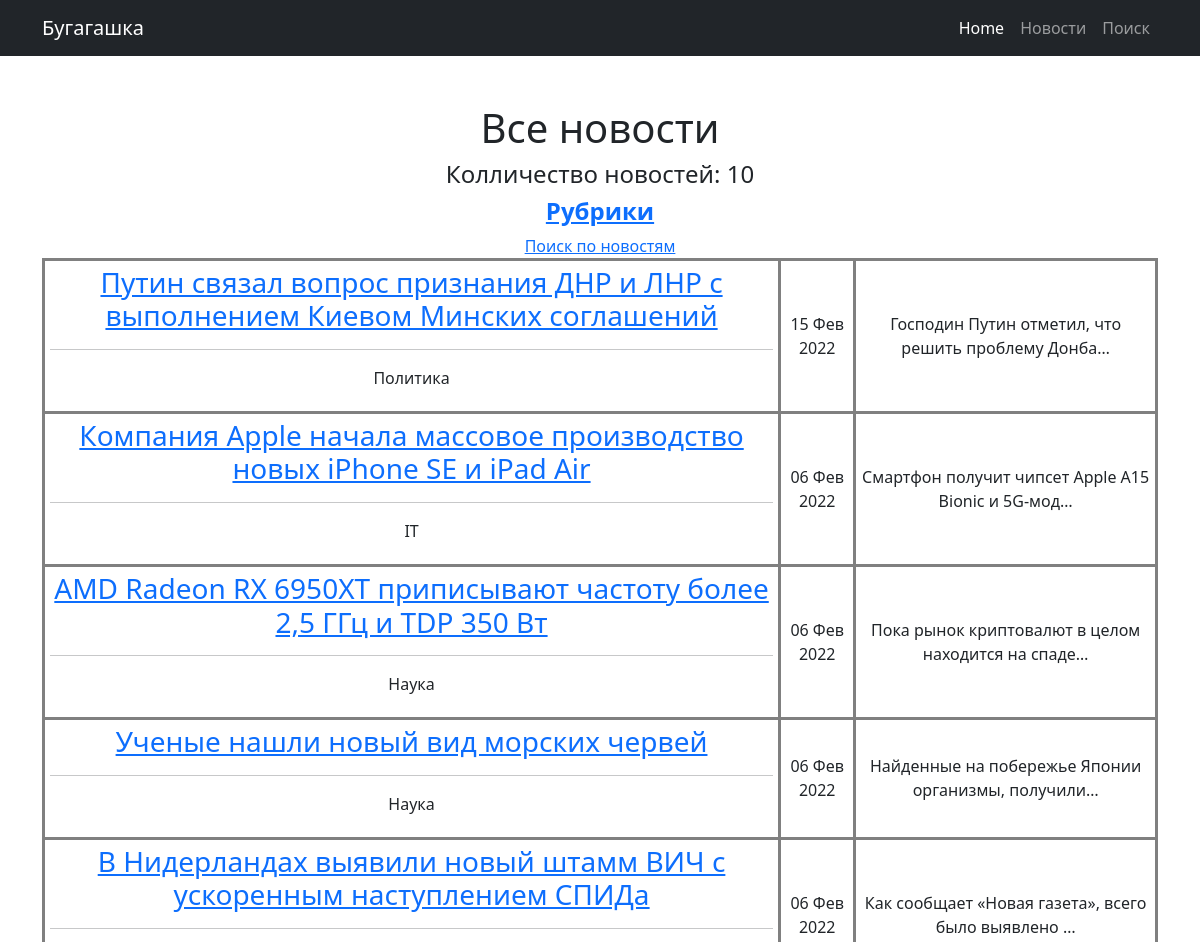
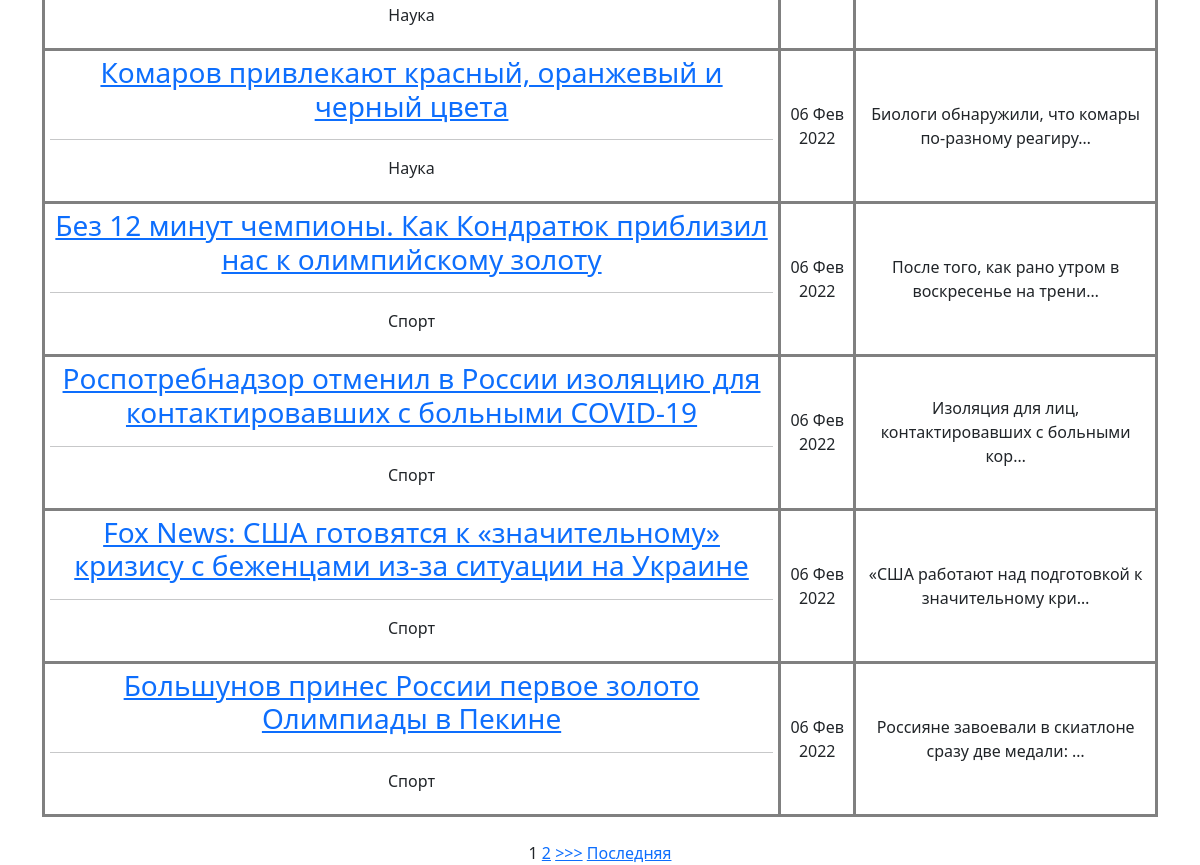
The page /news/ on the database as committed earlier (2 pictures, top to bottom).
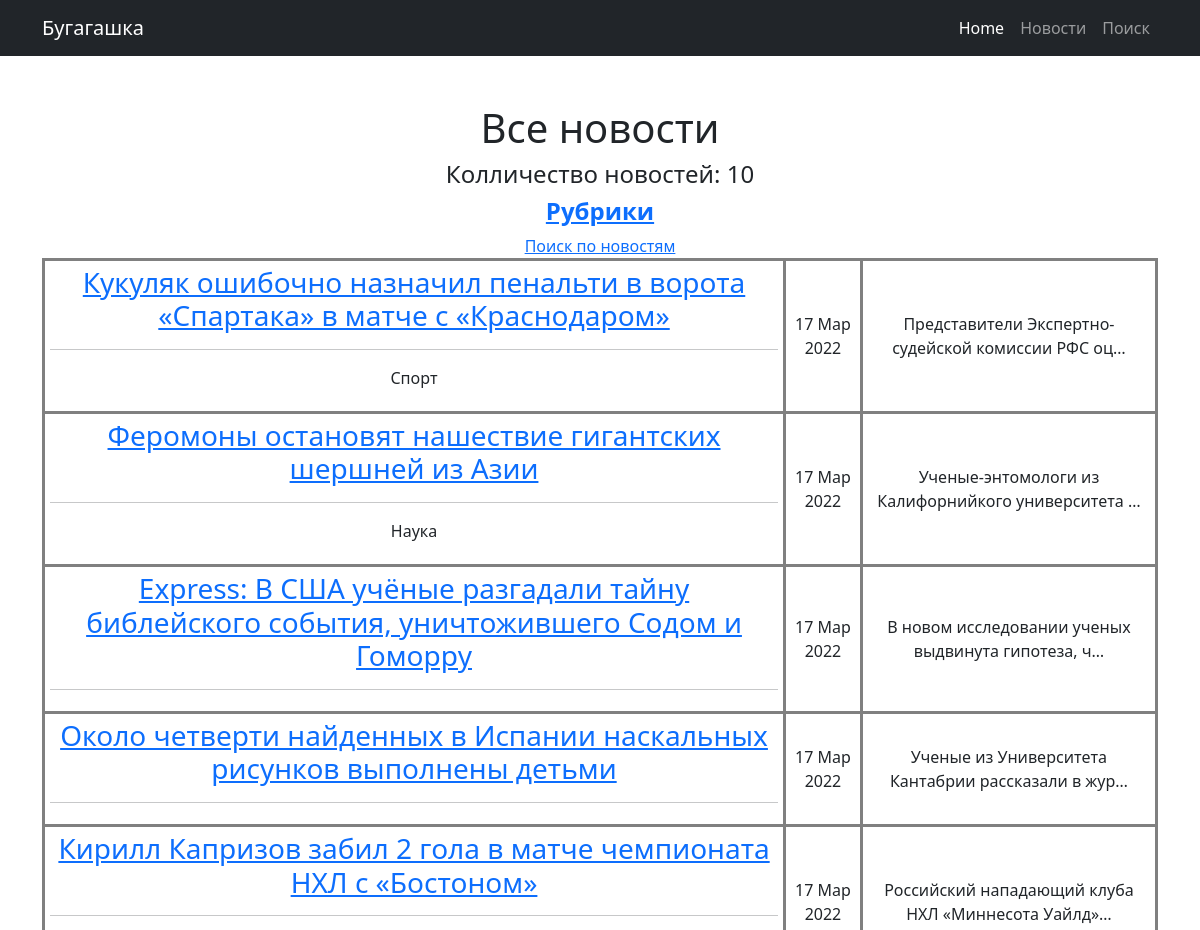
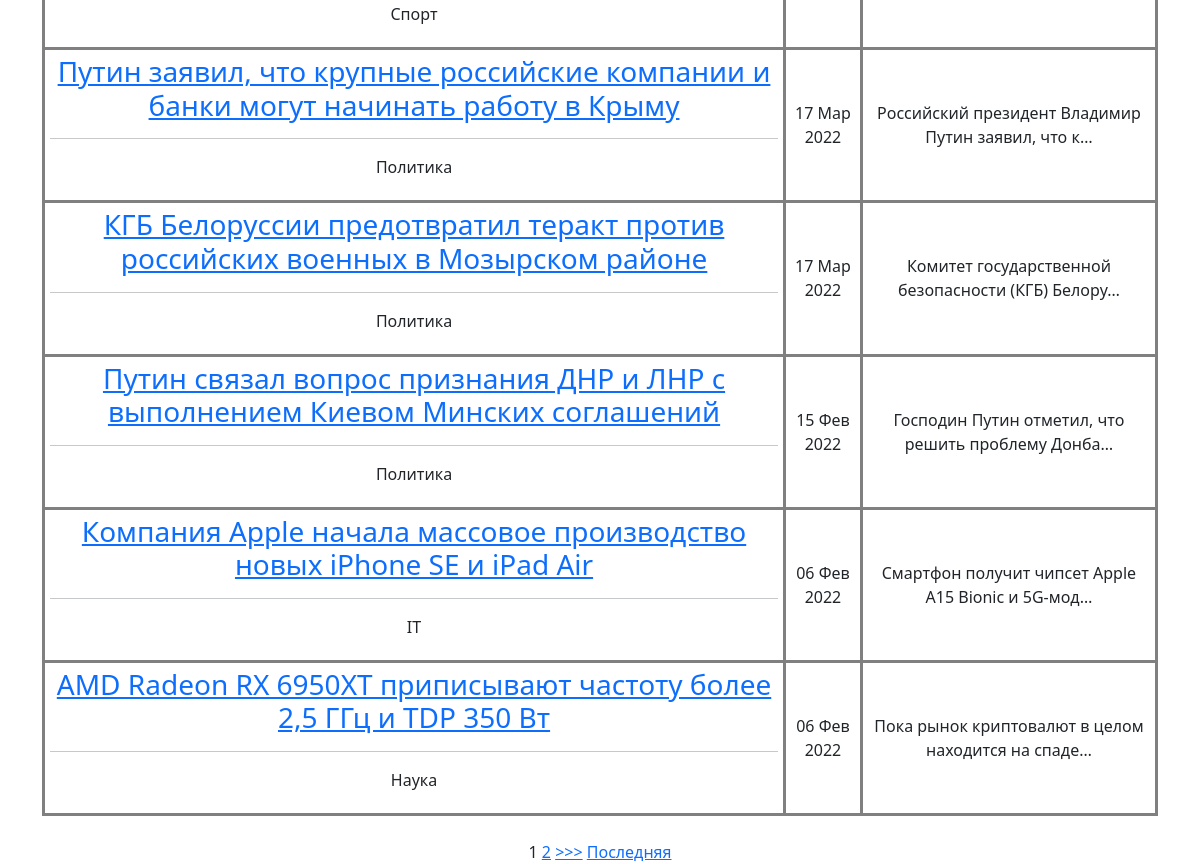
The same page on the database as committed later (2 pictures, top to bottom).
### news/models.py (models this page shows, shortened)
class Post (models.Model):
    author = models.ForeignKey(Author, on_delete=models.CASCADE)
    NEWS = 'NW'
    ARTICLE = 'AR'
    CATEGORY_CHOICE = (
        (NEWS, 'Новость'),
        (ARTICLE, 'Статья')
    )
    categoryType = models.CharField(max_length=2, choices=CATEGORY_CHOICE, default=ARTICLE)
    dateCreation = models.DateTimeField(auto_now_add=True)
    postCategory = models.ManyToManyField(Category, through='PostCategory')
    title = models.CharField(max_length=128)
    text = models.TextField()
    rating = models.SmallIntegerField(default=0)

class Category(models.Model):
    name = models.CharField(max_length=64, unique=True)
    subscribers = models.ManyToManyField(User, null=True)
    def __str__(self):
        return f'{self.name}'

### news/views.py (the view)
# urls.py: path('', cache_page(60)(PostList.as_view())),
class PostList(ListView):
    model = Post
    template_name = 'posts.html'
    context_object_name = 'posts'
    queryset = Post.objects.order_by('-dateCreation')
    paginate_by = 10
    def get_context_data(self, **kwargs):
        context = super().get_context_data(**kwargs)
        context['is_authors'] = self.request.user.groups.filter(name='authors').exists()
        context['categories'] = Category.objects.all()
        context['authors'] = Author.objects.all()
        return context

### news/templatetags/my_filters.py (called while the page is built)
@register.filter(name='Censor')
def Censor(value):
    censor_list = ['стопслово', 'стопслово2', 'стопслово3', 'стопслово1', 'тест']
    list_words = value.split()
    for i in censor_list:
        for j in list_words:
            if j == i:
                a = list_words.index(j)
                list_words.remove(j)
                list_words.insert(a, '*' * len(j))
    return ' '.join(list_words)

### templates/posts.html (shortened to what this page needs)
{% extends 'default.html' %}
{% load my_filters %}
{% block content %}
        <h1>Все новости</h1>
        <h4>Колличество новостей: {{ posts|length }}</h4>
        <h4><b><a href="/news/category/">Рубрики</a></b></h4>
        <a href="/news/search/">Поиск по новостям</a></br>
    {% if posts %}
        <table>
        {% for post in posts %}
            <tr>
                <td>
                    <h3><a href="{% url 'post' post.id %}">{{ post.title|Censor }}</a></h3>
                    <hr>
                    {% for cat in post.postCategory.all %}
                    <p>{{ cat }}</p>
                    {% endfor %}
                </td>
                <td>
                    {{ post.dateCreation|date:'d M Y' }}
                </td>
                <td>
                    {{ post.text|truncatechars:50|Censor }}
                </td>
            </tr>
        {% endfor %}
        </table>
<br>
        {% if is_paginated %}
        {% for num in page_obj.paginator.page_range %}
            {% if page_obj.number == num %}
            <a>{{ num }}</a>
            {% elif num > page_obj.number|add:'-3' and num < page_obj.number|add:'3' %}
            <a href="?page={{ num }}">{{ num }}</a>
            {% endif %}
        {% endfor %}
        {% if page_obj.has_next %}
        <a href="?page={{ page_obj.next_page_number }}">>>></a>
        <a href="?page={{ page_obj.paginator.num_pages }}">Последняя</a>
        {% endif %}
    {% endif %}
    {% else %}
        <h1>Нет новостей</h1>
    {% endif %}
{% endblock content %}

Rows that differ between the two databases and show on the page:
no longer on this page (row unchanged): Post: title|Censor "Ученые нашли новый вид морских червей", dateCreation "06 Фев 2022", text|Censor "Найденные на побережье Японии организмы, получили…", Category (name "Наука")
no longer on this page (row unchanged): Post: title|Censor "В Нидерландах выявили новый штамм ВИЧ с ускоренным наступлением СПИДа", dateCreation "06 Фев 2022", text|Censor "Как сообщает «Новая газета», всего было выявлено …", Category (name "Наука")
no longer on this page (row unchanged): Post: title|Censor "Комаров привлекают красный, оранжевый и черный цвета", dateCreation "06 Фев 2022", text|Censor "Биологи обнаружили, что комары по-разному реагиру…", Category (name "Наука")
no longer on this page (row unchanged): Post: title|Censor "Без 12 минут чемпионы. Как Кондратюк приблизил нас к олимпийскому золоту", dateCreation "06 Фев 2022", text|Censor "После того, как рано утром в воскресенье на трени…", Category (name "Спорт")
no longer on this page (row unchanged): Post: title|Censor "Роспотребнадзор отменил в России изоляцию для контактировавших с больными COVID-19", dateCreation "06 Фев 2022", text|Censor "Изоляция для лиц, контактировавших с больными кор…", Category (name "Спорт")
no longer on this page (row unchanged): Post: title|Censor "Fox News: США готовятся к «значительному» кризису с беженцами из-за ситуации на Украине", dateCreation "06 Фев 2022", text|Censor "«США работают над подготовкой к значительному кри…", Category (name "Спорт")
no longer on this page (row unchanged): Post: title|Censor "Большунов принес России первое золото Олимпиады в Пекине", dateCreation "06 Фев 2022", text|Censor "Россияне завоевали в скиатлоне сразу две медали: …", Category (name "Спорт")
added Post: title|Censor "Кукуляк ошибочно назначил пенальти в ворота «Спартака» в матче с «Краснодаром»", dateCreation "17 Мар 2022", text|Censor "Представители Экспертно-судейской комиссии РФС оц…", Category (name "Спорт")
added Post: title|Censor "Феромоны остановят нашествие гигантских шершней из Азии", dateCreation "17 Мар 2022", text|Censor "Ученые-энтомологи из Калифорнийкого университета …", Category (name "Наука")
added Post: title|Censor "Express: В США учёные разгадали тайну библейского события, уничтожившего Содом и Гоморру", dateCreation "17 Мар 2022", text|Censor "В новом исследовании ученых выдвинута гипотеза, ч…"
added Post: title|Censor "Около четверти найденных в Испании наскальных рисунков выполнены детьми", dateCreation "17 Мар 2022", text|Censor "Ученые из Университета Кантабрии рассказали в жур…"
added Post: title|Censor "Кирилл Капризов забил 2 гола в матче чемпионата НХЛ с «Бостоном»", dateCreation "17 Мар 2022", text|Censor "Российский нападающий клуба НХЛ «Миннесота Уайлд»…", Category (name "Спорт")
added Post: title|Censor "Путин заявил, что крупные российские компании и банки могут начинать работу в Крыму", dateCreation "17 Мар 2022", text|Censor "Российский президент Владимир Путин заявил, что к…", Category (name "Политика")
added Post: title|Censor "КГБ Белоруссии предотвратил теракт против российских военных в Мозырском районе", dateCreation "17 Мар 2022", text|Censor "Комитет государственной безопасности (КГБ) Белору…", Category (name "Политика")
